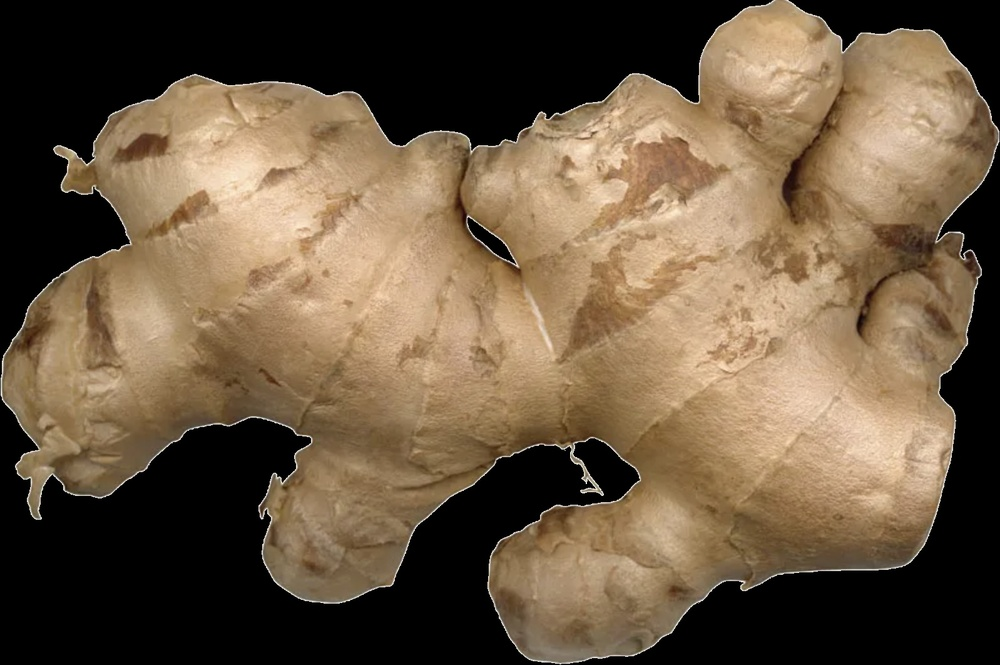
#> input picture Fourier_Related/ginger_on_black.jpg, 1000 x 665 px, shrunk from 1598 x 1062 before the run
$ python -i bene_fourier_code.py   (imports and definitions only)
#> lines starting #> are read from the running program, lines starting #| are printed output that depends on the picture; after the words box and inside, x2 and y2 are one past the last pixel; in counts of white or black regions, pixels touching at a corner belong together
import cv2
import numpy as np
from scipy.interpolate import interp1d
from pyefd import elliptic_fourier_descriptors

def process_image_and_calculate_dft(image_path, target_length=256):

#> called with image_path = 'ginger_on_black.jpg', target_length = 256
    img = cv2.imread(image_path,cv2.IMREAD_UNCHANGED )
#> img is the input picture: shape (665, 1000, 3); mean B, G, R 65.7, 87.6, 106
    cv2.imshow('blur', img)
    gray = cv2.cvtColor(img, cv2.COLOR_BGR2GRAY)
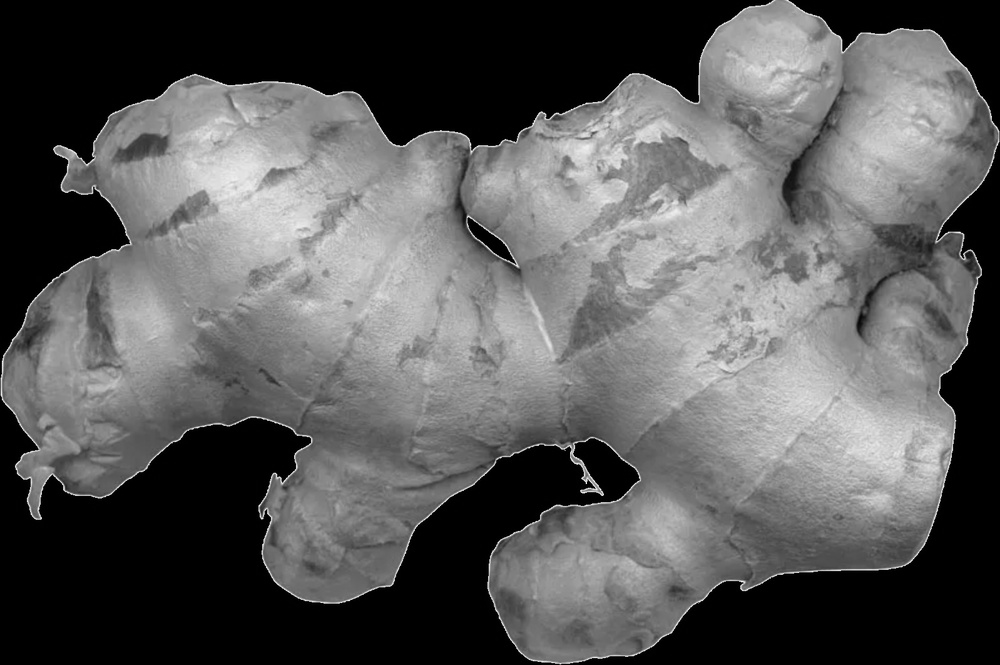
#> gray: shape (665, 1000); min 0, max 254, mean 90.6
    blur = cv2.GaussianBlur(gray, (5, 5), 0)
    _, thresh = cv2.threshold(blur, 1, 255, cv2.THRESH_BINARY)
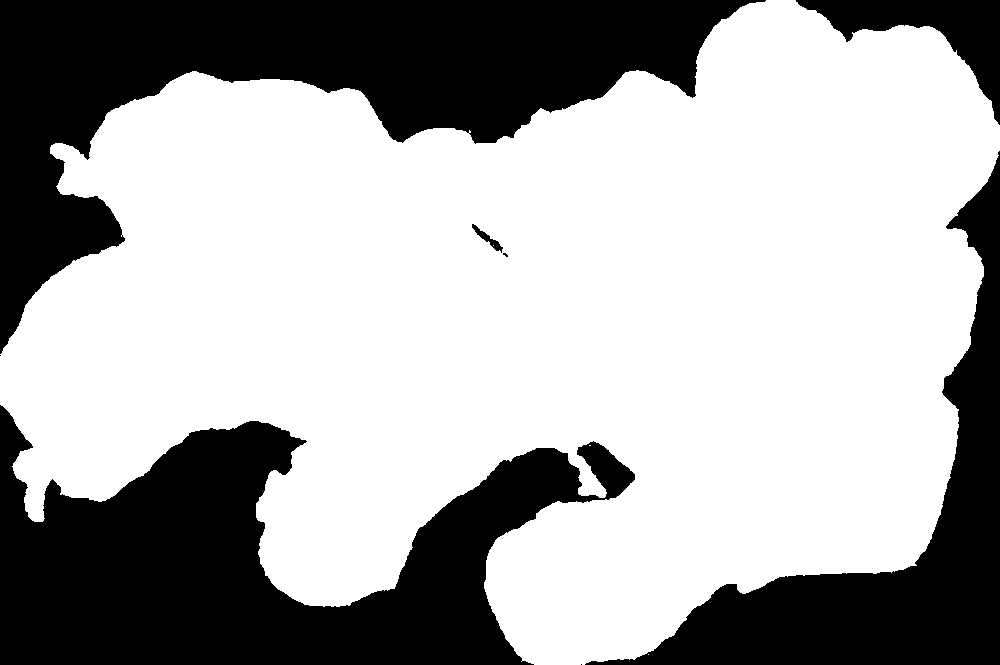
#> thresh: shape (665, 1000); 65.7% white; 8 black regions (3 under 20 px)
    cv2.imshow('blur',gray)
    cv2.imshow('contour', thresh)
    contours, _ = cv2.findContours(thresh, cv2.RETR_EXTERNAL, cv2.CHAIN_APPROX_NONE)
#> contours = 3 contours, 2 with area under 20; largest, box (x1, y1, x2, y2) and area: (0, 0, 1000, 665) 435455
    if not contours:
        return None

    coeffs = []
    for cnt in contours:
        # Find the coefficients of all contours
        coeffs.append(elliptic_fourier_descriptors(
            np.squeeze(cnt), order=10))
#> this loop made 1 pass
#> cnt on pass 1: [[648, 654]]
#> after the loop, coeffs = []


    potato_contour = max(contours, key=cv2.contourArea)
    M = cv2.moments(potato_contour)
    if M['m00'] == 0:
        return None
    cx = int(M['m10'] / M['m00'])
    cy = int(M['m01'] / M['m00'])
    potato_contour = potato_contour.squeeze()
    distances = np.sqrt((potato_contour[:, 0] - cx) ** 2 + (potato_contour[:, 1] - cy) ** 2)

    x_old = np.linspace(0, 1, len(distances))
    f = interp1d(x_old, distances, kind='linear')
    x_new = np.linspace(0, 1, target_length)
    distances_interpolated = f(x_new)

    # Normalize the interpolated distances so that the maximum distance is 250
    max_distance = np.max(distances_interpolated)
    distances_normalized = (distances_interpolated / max_distance) * 250

    dft_result = np.fft(distances_normalized)
    #dft_result = fft(distances_interpolated)
    dft_magnitude = np.abs(dft_result)
    return dft_magnitude

folder_path = r"C:\Users\admin\Karevo\Karevo - Dokumente\01_Technik\Images-Videos\ProcessedData\240206_Segmented_Malformed\Flaschenhals"
# Find the contours of a binary image using OpenCV.
# [2 lines that did not run here, left out]

# Iterate through all contours found and store each contour's
# elliptical Fourier descriptor's coefficients.

#> (the run stopped early here; a loop or call above may not have finished)
